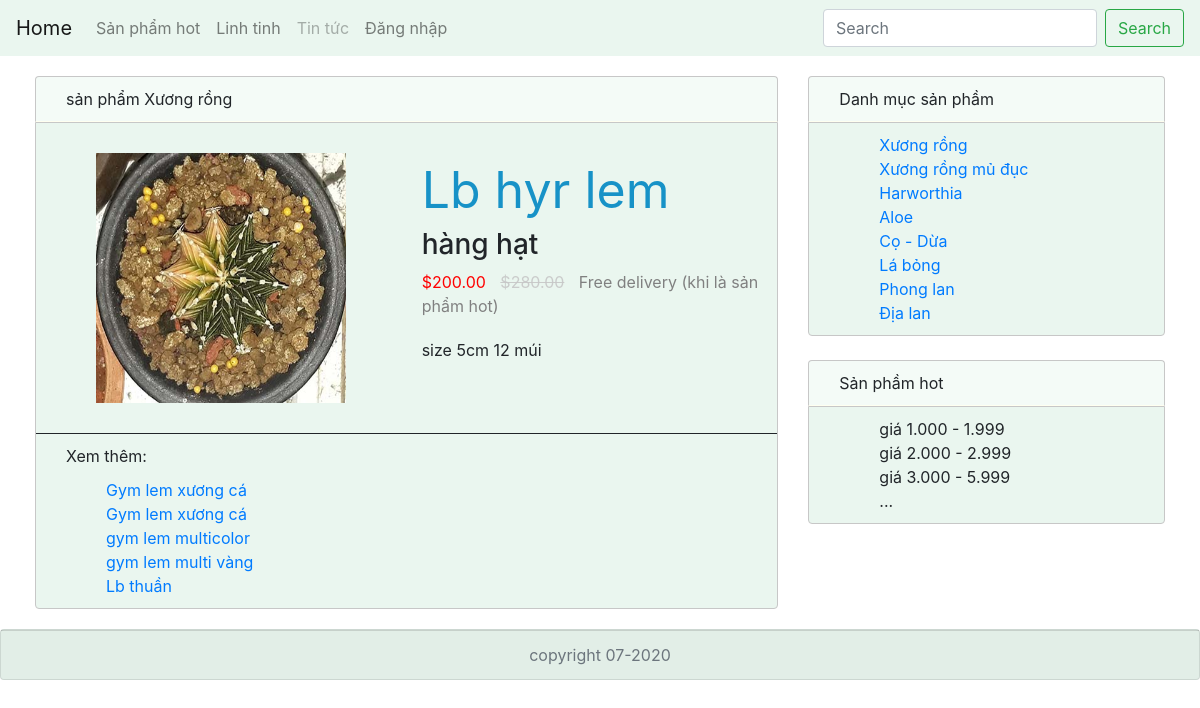
/detail-product.php?idt=16&idn=1, run on the app's committed database.
### tables this page shows
CREATE TABLE `t_loaisp` (
  `LoaiID` int(11) NOT NULL,
  `TenLoai` varchar(100) NOT NULL,
  `idXT` int(11) NOT NULL
);

CREATE TABLE `t_sanpham` (
  `SanPhamID` int(11) NOT NULL,
  `LoaiID` int(11) NOT NULL,
  `TenSanPham` varchar(100) NOT NULL,
  `Hinh` varchar(50) NOT NULL,
  `MotaSanPham_1` varchar(50) NOT NULL,
  `MotaSanpham_2` varchar(50) NOT NULL,
  `GiaSanPham` decimal(10,2) NOT NULL,
  `GiamGiaSanPham` int(11) NOT NULL,
  `SanPhamHOT` int(11) NOT NULL
);

### detail-product.php (the view)
<?php
    include('include/top.php');
?>
    <?php
  if (isset($_GET['idt']) && isset($_GET['idn'])){
    $idt=$_GET['idt'];
    $idn=$_GET['idn'];
  }
  $sql="SELECT * from t_sanpham where SanPhamID='$idt'";
  $sp=$db->query($sql);
  $sql="SELECT * from t_loaisp where LoaiID='$idn'";
  $nhomsp=$db->query($sql);
  $row_loaisp=$nhomsp->fetch_assoc();
  $tennhomsp=$row_loaisp['TenLoai'];
?>
   <div class="content-left col-md-8">
    <div class="content-header">
      <p class="text-content-header"><?php echo "sản phẩm ".$tennhomsp;?></p>
    </div>
    <div class="content-body">
    <?php
          $rows_loaisp=$sp->num_rows;
            for ($i=0; $i <$rows_loaisp; $i++) {
              $row_loaisp=$sp->fetch_assoc();
      ?>
      <div class="container-list-product col-sm-12 col-md-12">
        <div class="row">
          <div class="img-product col-sm-6 col-md-6">
            <img class="css-img-product" src="./img/<?php echo $row_loaisp['Hinh'];?>" />
          </div>
          <div class="detail-product col-sm-6 col-md-6">
            <div class="title-detail-product">
              <span class="text-first"><?php echo $row_loaisp['TenSanPham'];?> </span>
            </div>
            <h3><?php echo $row_loaisp['MotaSanpham_2'];?></h3>
            <span class="red">$200.00</span>
            <span class="line">$280.00</span>
            <span class="free-ship">Free delivery (khi là sản phẩm hot)</span>
            <div class="description">
              <p><?php echo $row_loaisp['MotaSanPham_1'];?></p>
            </div>
          </div>
        </div>
        <?php
            }
      ?>
      </div>
      <div class="content-like">
        <p class="text-content-body">Xem thêm: </p>
        <ul class="text-content-body">
        <?php
        $sql="SELECT * from t_sanpham where LoaiID='$idn' and SanPhamID!='$idt'";
        $liketins=$db->query($sql);
        $rows_liketin=$liketins->num_rows;
          for ($i=0; $i <$rows_liketin; $i++):
            $row_liketin=$liketins->fetch_assoc();
    ?>
          <li><a href="detail-product.php?idt=<?php echo $row_liketin['SanPhamID']; ?>&idn=<?php echo $row_liketin['LoaiID']; ?>"><?php echo $row_liketin['TenSanPham']; ?></a></li>
          <?php endfor; ?>
        </ul>
      </div>
    </div>
  </div>
<?php
    include('include/right.php');
    include('include/foot.php');
?>

### include/right.php (shortened to what this page needs)
<?php
$sql="select * from t_loaisp";
$sql_loaisp=$db->query($sql);
?>
        <div class="content-right col-md-4">
          <div class="content-header">
            <p class="text-content-header">Danh mục sản phầm</p>
          </div>
          <div class="content-body">
            <ul class="text-content-body">
            <?php $rows_loaisp=$sql_loaisp->num_rows;
                for ($i=0; $i <$rows_loaisp ; $i++) {
                  $row_loaisp=$sql_loaisp->fetch_assoc();
              ?>
              <li>
              <a href="01.php?idn=<?php echo $row_loaisp['LoaiID'] ?>"><?php echo $row_loaisp['TenLoai'];?></a>
              </li>
            <?php
                }
            ?>
            </ul>
          </div>
          <br />
          <div class="content-header">
            <p class="text-content-header">Sản phầm hot</p>
          </div>
          <div class="content-body">
            <ul class="text-content-body">
              <li>giá 1.000 - 1.999</li>
              <li>giá 2.000 - 2.999</li>
              <li>giá 3.000 - 5.999</li>
              <li>...</li>
            </ul>
          </div>
        </div>

### css/test.css (style rules this page uses)
a { text-decoration: none; }
.content-header { border: solid 1px rgba(199, 199, 199, 1); border-bottom-color: ivory; border-radius: 4px 4px 0 0; background-color: rgba(53, 168, 99, 0.05); }
.content-body { border: solid 1px rgba(199, 199, 199, 1); border-radius: 0px 0px 4px 4px; background-color: rgba(53, 168, 99, 0.1); }
.text-content-header { margin: 10px; margin-left: 30px; }
.text-content-body { margin: 10px; margin-left: 30px; list-style-type: none; }
.container-list-product { margin-top: 30px; border: 0 1px 0 0; border-bottom: solid; border-width: 0.5px; }
.css-img-product { height: 250px; width: 250px; display: block; margin-left: auto; margin-right: auto; margin-bottom: 30px; }
.text-first { font-size: 50px; color: rgba(23, 146, 199, 1); }
.description { margin-top: 20px; }
.red { color: red; margin-right: 10px; }
.line { text-decoration: line-through; margin-right: 10px; color: rgba(199, 199, 199, 0.9); }
.free-ship { color: gray; }

### data on the page
t_loaisp: TenLoai "Xương rồng"
t_sanpham: Hinh (picture), TenSanPham "Lb hyr lem", MotaSanpham_2 "hàng hạt", MotaSanPham_1 "size 5cm 12 múi"
t_sanpham: TenSanPham "Gym lem xương cá"
t_sanpham: TenSanPham "Gym lem xương cá"
t_sanpham: TenSanPham "gym lem multicolor"
t_sanpham: TenSanPham "gym lem multi vàng"
t_sanpham: TenSanPham "Lb thuần"
t_loaisp: TenLoai "Xương rồng mủ đục"
t_loaisp: TenLoai "Harworthia"
t_loaisp: TenLoai "Aloe"
t_loaisp: TenLoai "Cọ - Dừa"
t_loaisp: TenLoai "Lá bỏng"
t_loaisp: TenLoai "Phong lan"
t_loaisp: TenLoai "Địa lan"
